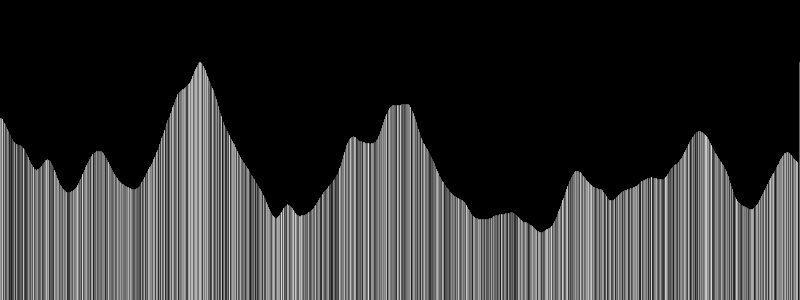
Frame 1 (no input)
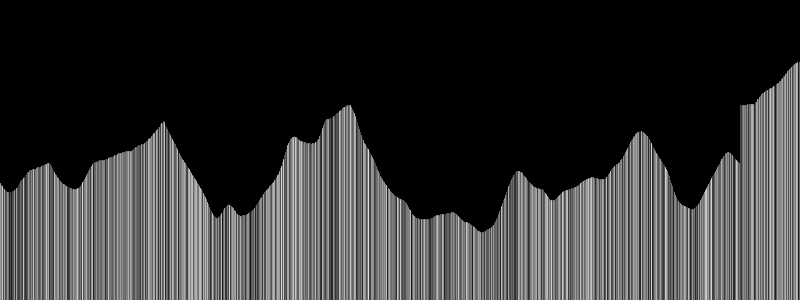
Frame 60 (the mouse pressed at the canvas centre just before this capture)
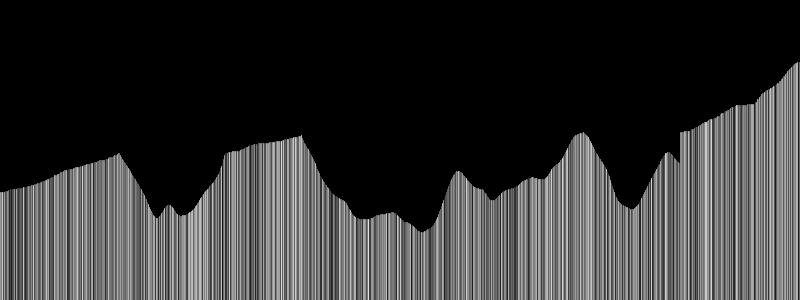
Frame 120 (the mouse held since frame 60 and released just before this capture)

The Processing sketch that drew these frames (run headless with seeded random() and noise(); from frame 60 on, the mouse is pressed at the canvas centre):

// Processing sketch: BubbleSortViz
// ── BubbleSortViz.pde
float[] values;

int i = 0;
int j = 0;

void setup() {
  //fullScreen();
  size(800, 300);
  values = new float[width];
  for (int i = 0; i < values.length; i++) {
    values[i] = noise(i/100.0)*height;
  }
  
  
  //for (int i = 0; i < values.length; i++) {
  //  for (int j = 0; j < values.length-i-1; j++){
  //  }
  //}
}

void draw() {
  background(0);
  if ( i < values.length){
    for (int j = 0; j < values.length-i-1; j++){
        float a = values[j];
        float b = values[j+1];
        if (a > b) {
          swap(values, j, j+1);
      }
    }
  } else {
    println("finished");
    noLoop();
  }
  i++;
      
  for (int i = 0; i < values.length; i++) {
    stroke(noise(i)*255);
    line(i, height, i, height - values[i]);
  }
}

void swap(float[] arr, int a, int b) {
  float temp = arr[a];
  arr[a] = arr[b];
  arr[b] = temp;
}
